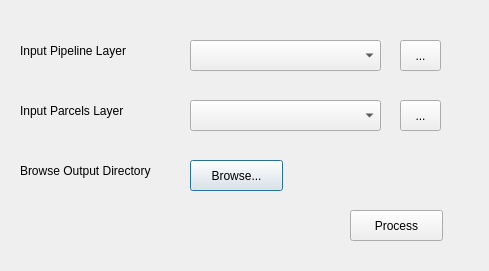
<?xml version="1.0" encoding="UTF-8"?>
<ui version="4.0">
 <class>landownersDialogBase</class>
 <widget class="QDialog" name="landownersDialogBase">
  <property name="geometry">
   <rect>
    <x>0</x>
    <y>0</y>
    <width>489</width>
    <height>271</height>
   </rect>
  </property>
  <property name="windowTitle">
   <string>Find LandOwners</string>
  </property>
  <widget class="QComboBox" name="cbPipelineLyr">
   <property name="geometry">
    <rect>
     <x>190</x>
     <y>40</y>
     <width>191</width>
     <height>31</height>
    </rect>
   </property>
  </widget>
  <widget class="QComboBox" name="cbParcelsLyr">
   <property name="geometry">
    <rect>
     <x>190</x>
     <y>100</y>
     <width>191</width>
     <height>31</height>
    </rect>
   </property>
  </widget>
  <widget class="QToolButton" name="btnParcels">
   <property name="geometry">
    <rect>
     <x>400</x>
     <y>100</y>
     <width>41</width>
     <height>31</height>
    </rect>
   </property>
   <property name="text">
    <string>...</string>
   </property>
  </widget>
  <widget class="QToolButton" name="btnPipeline">
   <property name="geometry">
    <rect>
     <x>400</x>
     <y>40</y>
     <width>41</width>
     <height>31</height>
    </rect>
   </property>
   <property name="text">
    <string>...</string>
   </property>
  </widget>
  <widget class="QPushButton" name="btnBrowseFolder">
   <property name="geometry">
    <rect>
     <x>190</x>
     <y>160</y>
     <width>93</width>
     <height>31</height>
    </rect>
   </property>
   <property name="text">
    <string>Browse...</string>
   </property>
  </widget>
  <widget class="QLabel" name="lblPipeline">
   <property name="geometry">
    <rect>
     <x>20</x>
     <y>40</y>
     <width>111</width>
     <height>21</height>
    </rect>
   </property>
   <property name="text">
    <string>Input Pipeline Layer</string>
   </property>
  </widget>
  <widget class="QLabel" name="lblParcels">
   <property name="geometry">
    <rect>
     <x>20</x>
     <y>100</y>
     <width>111</width>
     <height>21</height>
    </rect>
   </property>
   <property name="text">
    <string>Input Parcels Layer</string>
   </property>
  </widget>
  <widget class="QLabel" name="lblOutDir">
   <property name="geometry">
    <rect>
     <x>20</x>
     <y>160</y>
     <width>141</width>
     <height>21</height>
    </rect>
   </property>
   <property name="text">
    <string>Browse Output Directory</string>
   </property>
  </widget>
  <widget class="QPushButton" name="btnProcess">
   <property name="geometry">
    <rect>
     <x>350</x>
     <y>210</y>
     <width>93</width>
     <height>31</height>
    </rect>
   </property>
   <property name="text">
    <string>Process</string>
   </property>
  </widget>
 </widget>
 <resources/>
 <connections/>
</ui>
